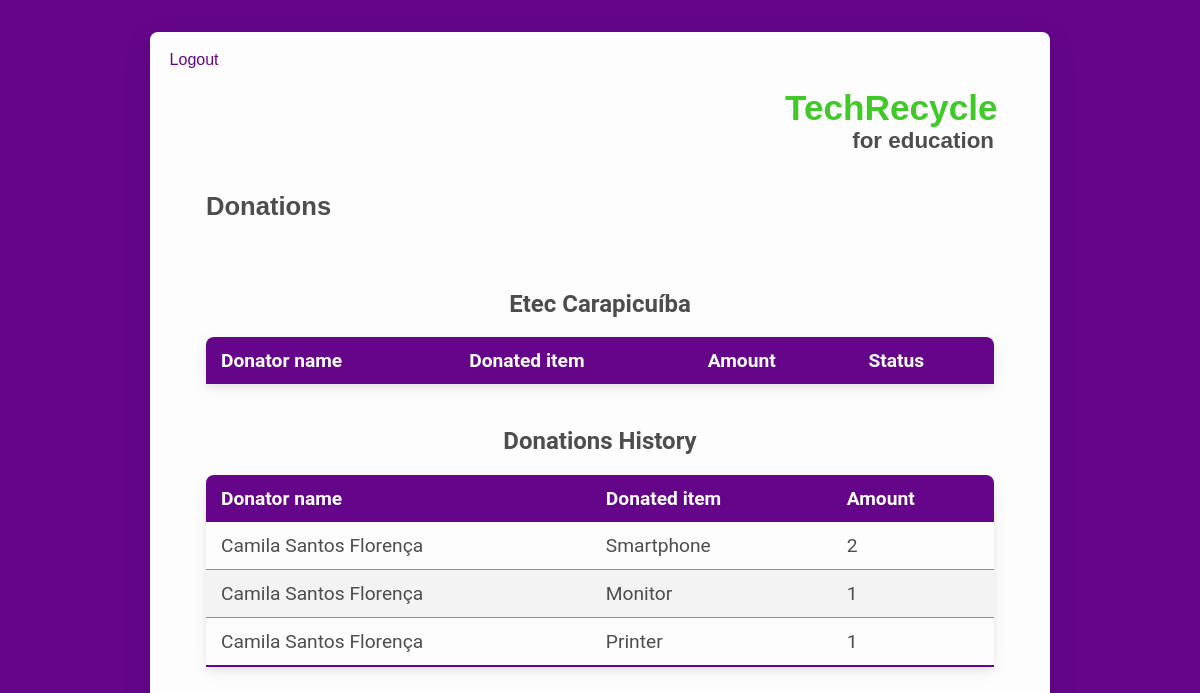
/school_page (signed in), run on the app's committed database.
### tables this page shows
CREATE TABLE "schools" (
	"id"	INTEGER,
	"name"	VARCHAR(255),
	"address"	VARCHAR(255),
	"city"	VARCHAR(255),
	"state"	VARCHAR(255),
	"country"	VARCHAR(255),
	"phone"	VARCHAR(20),
	"email"	VARCHAR(255),
	"password"	VARCHAR(255),
	"latitude"	Decimal(8, 6),
	"longitude"	Decimal(9, 6),
	"photo"	VARCHAR(255),
	PRIMARY KEY("id")
);

CREATE TABLE "donations" (
	"id"	INTEGER,
	"user_id"	VARCHAR(255),
	"school_id"	VARCHAR(255),
	"item_id"	VARCHAR(255),
	"amount"	VARCHAR(255),
	"received"	INTEGER,
	PRIMARY KEY("id")
);

CREATE TABLE 'users' ( 'id' INTEGER PRIMARY KEY, 'name' VARCHAR(255), 'email' VARCHAR(255), 'password' VARCHAR(255), 'photo' VARCHAR(255) );

CREATE TABLE 'items' ( 'id' INTEGER PRIMARY KEY, 'name' VARCHAR(255), 'description' VARCHAR(255), 'icon' VARCHAR(255), 'scores' INTEGER );

### app.py (the view)
@app.route('/school_page')
def schoolPage():
    if 'userId' in session:
        schoolId = session['userId']
        con = sql.connect(DATABASE)
        con.row_factory = sql.Row
        cursor = con.cursor()
        itemId = request.args.get('id')
        if itemId:
            cursor.execute(
                'UPDATE `donations` SET `received` = 1 WHERE id = ?', [itemId])
            con.commit()
        cursor.execute(
            'SELECT donations.id, donations.amount, donations.received, users.name AS user, items.name AS item, items.scores, schools.name AS school FROM `donations` INNER JOIN `schools` ON schools.id = donations.school_id INNER JOIN `items` ON items.id = donations.item_id INNER JOIN `users` ON users.id = donations.user_id WHERE donations.school_id=?', [schoolId])
        donations = cursor.fetchall()
        return render_template('school_page.html', donations=donations)
    else:
        return redirect('/login')

### templates/school_page.html (shortened to what this page needs)
{% extends "layout.html" %} {% block pageTitle %} Donations {% endblock %} {%
block content %} {% if not donations %}
<h2 class="center marg-t">No donations yet!</h2>
{% else %}
<h2 class="center marg-t">{{ donations[0]['school'] }}</h2>
<table class="styled-table">
  <thead>
    <td>Donator name</td>
    <td>Donated item</td>
    <td>Amount</td>
    <td colspan="2">Status</td>
  </thead>
</table>
<h2 class="center marg-t">Donations History</h2>
<table class="styled-table">
  <thead>
    <td>Donator name</td>
    <td>Donated item</td>
    <td>Amount</td>
  </thead>
  {% for donation in donations %} {% if donation['received'] == 1 %}
  <tr>
    <td>{{ donation['user'] }}</td>
    <td>{{ donation['item'] }}</td>
    <td>{{ donation['amount'] }}</td>
  </tr>
  {% endif %} {% endfor %}
</table>
{% endif %} {% endblock%}

### static/css/style.css (style rules this page uses)
:root { --primary: #4d4d4d; --secondary: #ffffff; --white: #fdfdfd; --darkgray: #3d3d3d; --lightgray: #8d8d8d; --lightergray: #f3f3f3; --green: #3fca28; --purple: #65068a; --font: 'Roboto', sans-serif; --shadow-small: 0px 2px 2px rgba(0, 0, 0, 0.04), 0px 2px 8px rgba(0, 0, 0, 0.08); --shadow: 0px 4px 4px rgba(0, 0, 0, 0.04), 0px 4px 16px rgba(0, 0, 0, 0.08); --shadow-big: 0px 8px 8px rgba(0, 0, 0, 0.04), 0px 8px 32px rgba(0, 0, 0, 0.08); }
* { margin: 0; padding: 0; -webkit-box-sizing: border-box; box-sizing: border-box; }
html, body, #root { max-height: 100vh; max-width: 100vw; height: 100%; width: 100%; }
body { padding: 2em; font-family: var(--font); color: var(--primary); background-color: var(--purple); }
.styled-table { border-collapse: collapse; margin: 1em 0; font-size: 1.2em; min-width: 300px; border-radius: 8px 8px 0 0; overflow: hidden; -webkit-box-shadow: var(--shadow); box-shadow: var(--shadow); }
.styled-table th, .styled-table td { padding: 12px 15px; }
.styled-table tbody tr { border-bottom: 1px solid var(--lightgray); }
.styled-table tbody tr:nth-of-type(even) { background-color: var(--lightergray); }
.styled-table tbody tr:last-of-type { border-bottom: 2px solid var(--purple); }
.center { text-align: center; }
.marg-t { margin-top: 1em; }

### data on the page
schools: name "Etec Carapicuíba"
donations: user "Camila Santos Florença", item "Smartphone", amount "2"
donations: user "Camila Santos Florença", item "Monitor", amount "1"
donations: user "Camila Santos Florença", item "Printer", amount "1"
